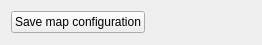
<?xml version="1.0" encoding="UTF-8"?>
<ui version="4.0">
 <class>pal::MapManagementWidgetUI</class>
 <widget class="QWidget" name="pal::MapManagementWidgetUI">
  <property name="geometry">
   <rect>
    <x>0</x>
    <y>0</y>
    <width>262</width>
    <height>45</height>
   </rect>
  </property>
  <property name="sizePolicy">
   <sizepolicy hsizetype="MinimumExpanding" vsizetype="MinimumExpanding">
    <horstretch>0</horstretch>
    <verstretch>0</verstretch>
   </sizepolicy>
  </property>
  <property name="windowTitle">
   <string>Form</string>
  </property>
  <layout class="QHBoxLayout" name="horizontalLayout">
   <item>
    <widget class="QPushButton" name="save_map_config">
     <property name="text">
      <string>Save map configuration</string>
     </property>
    </widget>
   </item>
   <item>
    <widget class="QLabel" name="status_label">
     <property name="minimumSize">
      <size>
       <width>60</width>
       <height>0</height>
      </size>
     </property>
     <property name="text">
      <string/>
     </property>
    </widget>
   </item>
  </layout>
 </widget>
 <resources/>
 <connections/>
</ui>
